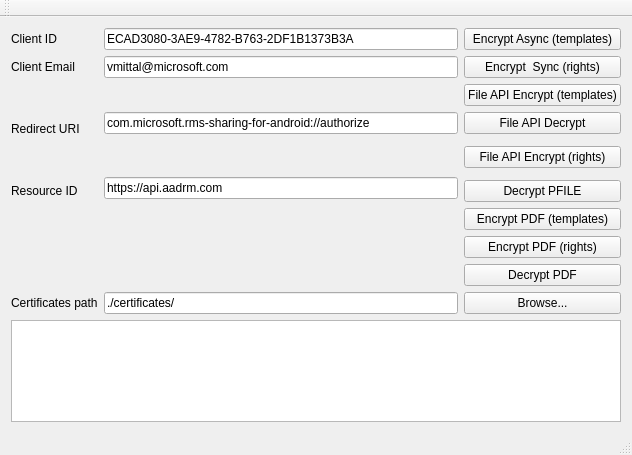
<?xml version="1.0" encoding="UTF-8"?>
<ui version="4.0">
 <class>MainWindow</class>
 <widget class="QMainWindow" name="MainWindow">
  <property name="geometry">
   <rect>
    <x>0</x>
    <y>0</y>
    <width>632</width>
    <height>455</height>
   </rect>
  </property>
  <property name="windowTitle">
   <string>MainWindow</string>
  </property>
  <widget class="QWidget" name="centralWidget">
   <layout class="QGridLayout" name="gridLayout_2">
    <item row="0" column="0">
     <layout class="QVBoxLayout" name="verticalLayout">
      <item>
       <layout class="QHBoxLayout" name="horizontalLayout">
        <item>
         <layout class="QGridLayout" name="gridLayout">
          <property name="sizeConstraint">
           <enum>QLayout::SetDefaultConstraint</enum>
          </property>
          <item row="0" column="2">
           <widget class="QPushButton" name="encryptPFILETemplatesButton">
            <property name="text">
             <string>Encrypt Async (templates)</string>
            </property>
           </widget>
          </item>
          <item row="1" column="0">
           <widget class="QLabel" name="label_clientEmail">
            <property name="text">
             <string>Client Email</string>
            </property>
           </widget>
          </item>
          <item row="5" column="2">
           <widget class="QPushButton" name="FileAPIEncryptRights">
            <property name="text">
             <string>File API Encrypt (rights)</string>
            </property>
           </widget>
          </item>
          <item row="8" column="2">
           <widget class="QPushButton" name="encryptPDF">
            <property name="text">
             <string>Encrypt PDF (templates)</string>
            </property>
           </widget>
          </item>
          <item row="3" column="1">
           <widget class="QLineEdit" name="lineEdit_redirectUrl">
            <property name="text">
             <string>com.microsoft.rms-sharing-for-android://authorize</string>
            </property>
           </widget>
          </item>
          <item row="7" column="0">
           <widget class="QLabel" name="label_resourseId">
            <property name="text">
             <string>Resource ID</string>
            </property>
           </widget>
          </item>
          <item row="1" column="2">
           <widget class="QPushButton" name="encryptPFILERightsButton">
            <property name="text">
             <string>Encrypt  Sync (rights)</string>
            </property>
           </widget>
          </item>
          <item row="11" column="1">
           <widget class="QLineEdit" name="ineEdit_certificatesPath">
            <property name="text">
             <string>./certificates/</string>
            </property>
           </widget>
          </item>
          <item row="7" column="2">
           <widget class="QPushButton" name="fromPFILEButton">
            <property name="sizePolicy">
             <sizepolicy hsizetype="Minimum" vsizetype="Fixed">
              <horstretch>0</horstretch>
              <verstretch>0</verstretch>
             </sizepolicy>
            </property>
            <property name="text">
             <string>Decrypt PFILE</string>
            </property>
           </widget>
          </item>
          <item row="2" column="0" rowspan="5">
           <widget class="QLabel" name="label_redirectUrl">
            <property name="text">
             <string>Redirect URI</string>
            </property>
           </widget>
          </item>
          <item row="11" column="2">
           <widget class="QPushButton" name="certificatesPathButton">
            <property name="text">
             <string>Browse...</string>
            </property>
           </widget>
          </item>
          <item row="1" column="1">
           <widget class="QLineEdit" name="lineEdit_clientEmail">
            <property name="text">
             <string>vmittal@microsoft.com</string>
            </property>
           </widget>
          </item>
          <item row="2" column="2">
           <widget class="QPushButton" name="FileAPIEncrypt">
            <property name="text">
             <string>File API Encrypt (templates)</string>
            </property>
           </widget>
          </item>
          <item row="0" column="0">
           <widget class="QLabel" name="label_clitntId">
            <property name="text">
             <string>Client ID</string>
            </property>
           </widget>
          </item>
          <item row="3" column="2">
           <widget class="QPushButton" name="FileAPIDecrypt">
            <property name="text">
             <string>File API Decrypt</string>
            </property>
           </widget>
          </item>
          <item row="6" column="1" rowspan="2">
           <widget class="QLineEdit" name="lineEdit_resourseId">
            <property name="text">
             <string>https://api.aadrm.com</string>
            </property>
           </widget>
          </item>
          <item row="11" column="0">
           <widget class="QLabel" name="label_certificatesPath">
            <property name="text">
             <string>Certificates path</string>
            </property>
           </widget>
          </item>
          <item row="0" column="1">
           <widget class="QLineEdit" name="lineEdit_clientId">
            <property name="text">
             <string>ECAD3080-3AE9-4782-B763-2DF1B1373B3A</string>
            </property>
           </widget>
          </item>
          <item row="10" column="2">
           <widget class="QPushButton" name="decryptPDF">
            <property name="text">
             <string>Decrypt PDF</string>
            </property>
           </widget>
          </item>
          <item row="9" column="2">
           <widget class="QPushButton" name="encryptPDFRights">
            <property name="text">
             <string>Encrypt PDF (rights)</string>
            </property>
           </widget>
          </item>
         </layout>
        </item>
        <item>
         <layout class="QVBoxLayout" name="verticalLayout_2"/>
        </item>
       </layout>
      </item>
      <item>
       <widget class="QSplitter" name="splitter">
        <property name="sizePolicy">
         <sizepolicy hsizetype="Expanding" vsizetype="Expanding">
          <horstretch>0</horstretch>
          <verstretch>0</verstretch>
         </sizepolicy>
        </property>
        <property name="orientation">
         <enum>Qt::Horizontal</enum>
        </property>
        <widget class="QTextBrowser" name="textBrowser">
         <property name="sizePolicy">
          <sizepolicy hsizetype="Expanding" vsizetype="Expanding">
           <horstretch>0</horstretch>
           <verstretch>0</verstretch>
          </sizepolicy>
         </property>
        </widget>
       </widget>
      </item>
     </layout>
    </item>
   </layout>
  </widget>
  <widget class="QToolBar" name="mainToolBar">
   <attribute name="toolBarArea">
    <enum>TopToolBarArea</enum>
   </attribute>
   <attribute name="toolBarBreak">
    <bool>false</bool>
   </attribute>
  </widget>
  <widget class="QStatusBar" name="statusBar"/>
 </widget>
 <layoutdefault spacing="6" margin="11"/>
 <tabstops>
  <tabstop>lineEdit_clientId</tabstop>
  <tabstop>lineEdit_clientEmail</tabstop>
  <tabstop>lineEdit_resourseId</tabstop>
  <tabstop>ineEdit_certificatesPath</tabstop>
  <tabstop>textBrowser</tabstop>
  <tabstop>encryptPFILETemplatesButton</tabstop>
  <tabstop>encryptPFILERightsButton</tabstop>
  <tabstop>fromPFILEButton</tabstop>
  <tabstop>certificatesPathButton</tabstop>
 </tabstops>
 <resources/>
 <connections/>
</ui>
